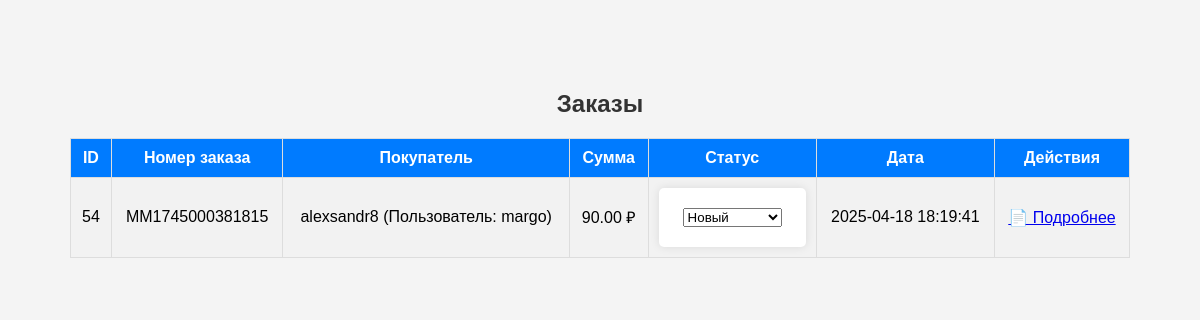
Page /admin/orders.php (signed in) on the earlier database version.
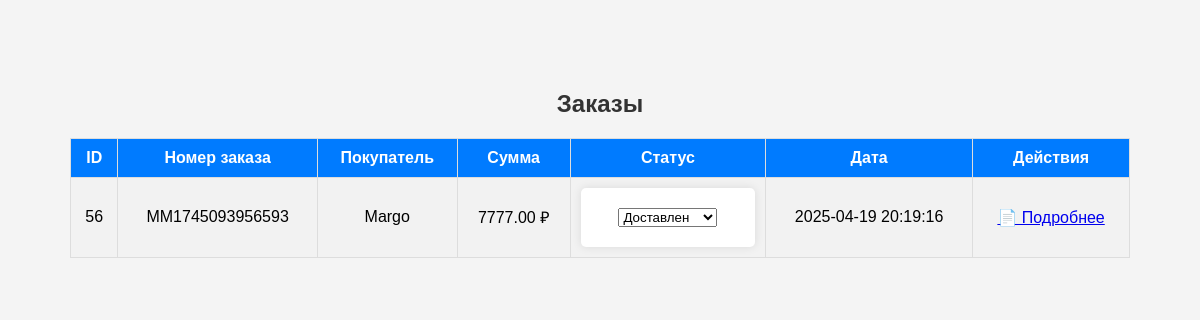
Same page on the later database version.
### tables this page shows
CREATE TABLE `orders` (
  `id` int(11) NOT NULL AUTO_INCREMENT,
  `order_number` varchar(50) NOT NULL,
  `phone` varchar(20) NOT NULL,
  `email` varchar(100) NOT NULL,
  `address` text NOT NULL,
  `total_price` decimal(10,2) NOT NULL,
  `created_at` timestamp NOT NULL DEFAULT current_timestamp(),
  `user_id` int(11) DEFAULT NULL,
  `status` varchar(50) NOT NULL DEFAULT 'Новый',
  `delivery_name` varchar(255) NOT NULL,
  `delivery` varchar(100) NOT NULL,
  `payment` varchar(100) NOT NULL,
  `discount` decimal(10,2) NOT NULL DEFAULT 0.00,
  `total_discount` decimal(10,2) NOT NULL DEFAULT 0.00,
  PRIMARY KEY (`id`),
  UNIQUE KEY `order_number` (`order_number`),
  KEY `user_id` (`user_id`),
  CONSTRAINT `orders_ibfk_1` FOREIGN KEY (`user_id`) REFERENCES `users` (`id`)
);

CREATE TABLE `users` (
  `id` int(11) NOT NULL AUTO_INCREMENT,
  `name` varchar(255) NOT NULL,
  `email` varchar(100) NOT NULL,
  `password` varchar(255) NOT NULL,
  `created_at` timestamp NOT NULL DEFAULT current_timestamp(),
  `reset_token` varchar(64) DEFAULT NULL,
  `reset_token_created_at` timestamp NULL DEFAULT NULL,
  `status` enum('active','blocked') DEFAULT 'active',
  PRIMARY KEY (`id`),
  UNIQUE KEY `email` (`email`)
);

### admin/orders.php (the view, shortened to what this page needs)
<?php
require_once '../database/db.php';
$stmt = $conn->query("
    SELECT orders.*, users.name AS user_name
    FROM orders
    LEFT JOIN users ON orders.user_id = users.id
    ORDER BY orders.created_at DESC
");
$orders = $stmt->fetchAll(PDO::FETCH_ASSOC);
?>
<!DOCTYPE html>
<html lang="ru">
<head>
    <link rel="stylesheet" href="styles.css">
</head>
<body>
    <h2>Заказы</h2>
    <table border="1">
        <tr>
            <th>ID</th>
            <th>Номер заказа</th>
            <th>Покупатель</th>
            <th>Сумма</th>
            <th>Статус</th>
            <th>Дата</th>
            <th>Действия</th>
        </tr>
        <?php foreach ($orders as $order): ?>
            <tr>
                <td><?= $order['id']; ?></td>
                <td><?= htmlspecialchars($order['order_number']); ?></td>
                <td>
                    <?= htmlspecialchars($order['delivery_name'] ?: ($order['user_name'] ?: 'Гость')); ?>
                    <?php if ($order['user_id'] && $order['delivery_name'] !== $order['user_name']): ?>
                        (Пользователь: <?= htmlspecialchars($order['user_name']); ?>)
                    <?php endif; ?>
                </td>
                <td><?= number_format($order['total_price'], 2, '.', ''); ?> ₽</td>
                <td>
                    <form method="POST" action="update_order_status.php">
                        <select name="status" class="status-<?= strtolower(str_replace(' ', '-', $order['status'])); ?>" onchange="this.form.submit()">
                            <option value="Новый" <?= $order['status'] == 'Новый' ? 'selected' : ''; ?>>Новый</option>
                            <option value="Доставлен" <?= $order['status'] == 'Доставлен' ? 'selected' : ''; ?>>Доставлен</option>
                        </select>
                    </form>
                </td>
                <td><?= $order['created_at']; ?></td>
                <td>
                    <a href="order_details.php?id=<?= $order['id']; ?>">📄 Подробнее</a>
                </td>
            </tr>
        <?php endforeach; ?>
    </table>
</body>
</html>

### admin/styles.css (style rules this page uses)
body { font-family: Arial, sans-serif; margin: 20px; }
h2 { color: #333; }
body { font-family: Arial, sans-serif; background-color: #f4f4f4; text-align: center; padding: 50px; }
form { background: white; padding: 20px; max-width: 300px; margin: auto; border-radius: 5px; box-shadow: 0px 0px 10px rgba(0, 0, 0, 0.1); }
table { width: 100%; border-collapse: collapse; margin-top: 20px; }
th, td { border: 1px solid #ddd; padding: 10px; text-align: center; }
th { background-color: #007bff; color: white; }
tr:nth-child(even) { background-color: #f2f2f2; }

Differences in the rows shown:
removed orders: id "54", order_number "MM1745000381815", delivery_name "alexsandr8", user.name "margo", total_price "90.00", status "Новый", created_at "2025-04-18 18:19:41"
added orders: id "56", order_number "MM1745093956593", delivery_name "Margo", total_price "7777.00", status "Доставлен", created_at "2025-04-19 20:19:16"
